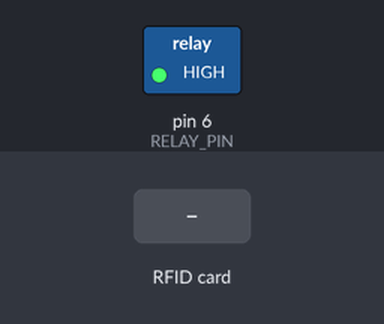
Recording of a sketch running on a simulated Arduino Uno, built with avr-gcc and run on an emulated ATmega328P. On the bench: switched loads named in the sketch (green lamp = pin HIGH). The inputs (shaded band) are chosen by the test bench. Pins used as bus, display or sensor lines are not drawn.

Above: at 1.2 s.
1.3 s: RFID card C3 6A CC 2C held to the reader
At 1.9 s:
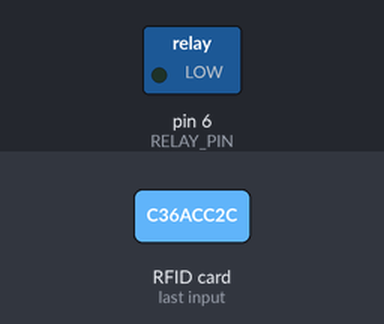
Timing chart, 0 to 6.8 s (numbered marks = the images above; inputs shaded):
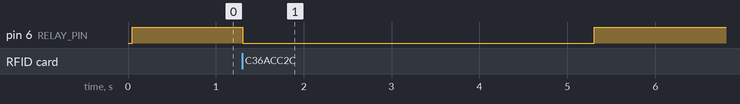

Measured:
- after the input at 1.3 s, pin 6 (RELAY_PIN): HIGH → LOW at once, → HIGH 4.0 s later

The sketch:

labRFID.ino
```cpp
#include <SPI.h>
#include <MFRC522.h>

#define RELAY_PIN 6 // Вывод для управления реле
#define RELAY_ON 0  // Уровень для включения реле
#define RELAY_OFF 1 // Уровень для выключения реле

#define RST_PIN 7   // Вывод RST для RFID-модуля
#define SS_PIN 10   // Вывод SS для RFID-модуля
MFRC522 mfrc522(SS_PIN, RST_PIN); // Создание экземпляра MFRC522

void setup() {
  Serial.begin(9600); // Инициализация последовательного порта
  SPI.begin();        // Инициализация SPI
  mfrc522.PCD_Init(); // Инициализация MFRC522
  pinMode(RELAY_PIN, OUTPUT); // Настройка вывода реле как выход
  digitalWrite(RELAY_PIN, RELAY_OFF); // Выключение реле
}

void loop() {
  // Проверка наличия новой RFID-карты
  if (mfrc522.PICC_IsNewCardPresent() && mfrc522.PICC_ReadCardSerial()) {
    // Сравнение UID карты с разрешенными значениями
    if (compare_uid(mfrc522.uid.uidByte, mfrc522.uid.size)) {
      digitalWrite(RELAY_PIN, RELAY_ON); // Включение реле
      delay(4000); // Время активации реле
      digitalWrite(RELAY_PIN, RELAY_OFF); // Выключение реле
    }
  }
}

// Функция сравнения UID
boolean compare_uid(byte *buffer, byte bufferSize) {
  boolean isSizeEqual = false;

  if(bufferSize==4) {
    isSizeEqual = true;
  }

  boolean isHexEqual = false;
  byte bufferForCheck[] = {0xC3, 0x6A, 0xCC, 0x2C};
  for (byte i = 0; i < bufferSize; i++)
  {
    if(buffer[i] == bufferForCheck[i]){
      isHexEqual = true;
    }else{
      i = bufferSize;
    }
  }

  return (isSizeEqual&&bufferForCheck);
}

  /*
  Card UID:4
  C3 6A CC 2C
  PICC type: MIFARE 1KB
  */
```
